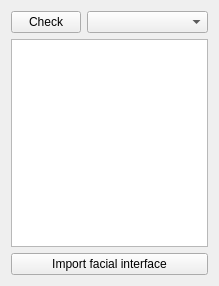
<?xml version="1.0" encoding="UTF-8"?>
<ui version="4.0">
 <class>Form</class>
 <widget class="QWidget" name="Form">
  <property name="geometry">
   <rect>
    <x>0</x>
    <y>0</y>
    <width>219</width>
    <height>286</height>
   </rect>
  </property>
  <property name="windowTitle">
   <string>Form</string>
  </property>
  <layout class="QVBoxLayout" name="verticalLayout">
   <item>
    <layout class="QHBoxLayout" name="horizontalLayout">
     <item>
      <widget class="QPushButton" name="CheckBtn">
       <property name="maximumSize">
        <size>
         <width>70</width>
         <height>16777215</height>
        </size>
       </property>
       <property name="text">
        <string>Check</string>
       </property>
      </widget>
     </item>
     <item>
      <widget class="QComboBox" name="ListCBx"/>
     </item>
    </layout>
   </item>
   <item>
    <widget class="QListWidget" name="listWidget"/>
   </item>
   <item>
    <widget class="QPushButton" name="ImportFacialInterfaceBtn">
     <property name="text">
      <string>Import facial interface</string>
     </property>
    </widget>
   </item>
  </layout>
 </widget>
 <resources/>
 <connections/>
</ui>
